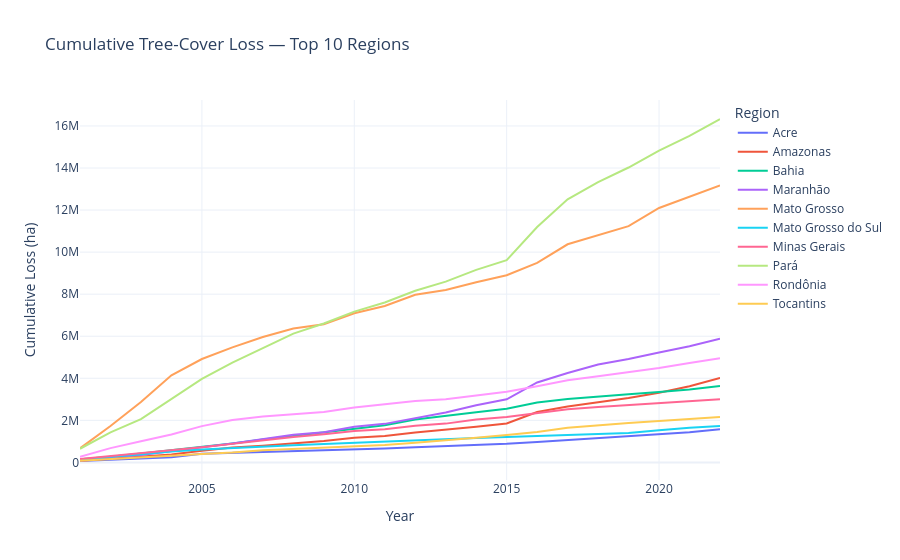

Notebook code cell kept with this figure:
### Markdown cell above
## Cumulative Forest Loss

### Code cell
plot_cumulative_loss(processed, top_n=10).show()

### Figure 1 — Plotly figure (JSON) as saved in the notebook; plotly's stock layout.template omitted (floating-point values rounded to 4 significant figures)
{"data": [{"hovertemplate": "Region=Acre<br>Year=%{x}<br>Cumulative Loss (ha)=%{y}<extra></extra>", "legendgroup": "Acre", "line": {"color": "#636efa", "dash": "solid"}, "marker": {"symbol": "circle"}, "mode": "lines", "name": "Acre", "orientation": "v", "showlegend": true, "type": "scatter", "x": [2001, 2002, 2003, 2004, 2005, 2006, 2007, 2008, 2009, 2010, 2011, 2012, 2013, 2014, 2015, 2016, 2017, 2018, 2019, 2020, 2021, 2022], "xaxis": "x", "y": [67310, 135749, 173415, 240605, 410465, 450603, 485277, 540426, 575879, 618398, 658496, 721172, 770655, 834097, 883830, 970443, 1056567, 1141056, 1225801, 1315840, 1433706, 1574809], "yaxis": "y"}, {"hovertemplate": "Region=Amazonas<br>Year=%{x}<br>Cumulative Loss (ha)=%{y}<extra></extra>", "legendgroup": "Amazonas", "line": {"color": "#EF553B", "dash": "solid"}, "marker": {"symbol": "circle"}, "mode": "lines", "name": "Amazonas", "orientation": "v", "showlegend": true, "type": "scatter", "x": [2001, 2002, 2003, 2004, 2005, 2006, 2007, 2008, 2009, 2010, 2011, 2012, 2013, 2014, 2015, 2016, 2017, 2018, 2019, 2020, 2021, 2022], "xaxis": "x", "y": [81439, 180579, 282592, 376981, 551648, 706496, 795852, 890347, 1018613, 1169081, 1254907, 1418511, 1544533, 1690876, 1847752, 2395272, 2659079, 2852881, 3068385, 3311363, 3624884, 4020611], "yaxis": "y"}, {"hovertemplate": "Region=Bahia<br>Year=%{x}<br>Cumulative Loss (ha)=%{y}<extra></extra>", "legendgroup": "Bahia", "line": {"color": "#00cc96", "dash": "solid"}, "marker": {"symbol": "circle"}, "mode": "lines", "name": "Bahia", "orientation": "v", "showlegend": true, "type": "scatter", "x": [2001, 2002, 2003, 2004, 2005, 2006, 2007, 2008, 2009, 2010, 2011, 2012, 2013, 2014, 2015, 2016, 2017, 2018, 2019, 2020, 2021, 2022], "xaxis": "x", "y": [145822, 266090, 429667, 581946, 727639, 904691, 1088490, 1260157, 1426517, 1621929, 1769760, 2044759, 2198560, 2385404, 2553394, 2846215, 3010171, 3136291, 3240498, 3350641, 3470654, 3638717], "yaxis": "y"}, {"hovertemplate": "Region=Maranhão<br>Year=%{x}<br>Cumulative Loss (ha)=%{y}<extra></extra>", "legendgroup": "Maranhão", "line": {"color": "#ab63fa", "dash": "solid"}, "marker": {"symbol": "circle"}, "mode": "lines", "name": "Maranhão", "orientation": "v", "showlegend": true, "type": "scatter", "x": [2001, 2002, 2003, 2004, 2005, 2006, 2007, 2008, 2009, 2010, 2011, 2012, 2013, 2014, 2015, 2016, 2017, 2018, 2019, 2020, 2021, 2022], "xaxis": "x", "y": [84246, 254374, 350673, 547887, 716218, 900401, 1108858, 1319163, 1438087, 1693936, 1833068, 2091418, 2369639, 2721023, 3002072, 3801700, 4252229, 4657626, 4917382, 5224219, 5522819, 5881361], "yaxis": "y"}, {"hovertemplate": "Region=Mato Grosso<br>Year=%{x}<br>Cumulative Loss (ha)=%{y}<extra></extra>", "legendgroup": "Mato Grosso", "line": {"color": "#FFA15A", "dash": "solid"}, "marker": {"symbol": "circle"}, "mode": "lines", "name": "Mato Grosso", "orientation": "v", "showlegend": true, "type": "scatter", "x": [2001, 2002, 2003, 2004, 2005, 2006, 2007, 2008, 2009, 2010, 2011, 2012, 2013, 2014, 2015, 2016, 2017, 2018, 2019, 2020, 2021, 2022], "xaxis": "x", "y": [668329, 1733859, 2869223, 4143303, 4917187, 5468495, 5962989, 6371035, 6573148, 7093333, 7438219, 7973822, 8200848, 8568125, 8897741, 9485679, 10372751, 10806191, 11234819, 12097263, 12625468, 13171668], "yaxis": "y"}, {"hovertemplate": "Region=Mato Grosso do Sul<br>Year=%{x}<br>Cumulative Loss (ha)=%{y}<extra></extra>", "legendgroup": "Mato Grosso do Sul", "line": {"color": "#19d3f3", "dash": "solid"}, "marker": {"symbol": "circle"}, "mode": "lines", "name": "Mato Grosso do Sul", "orientation": "v", "showlegend": true, "type": "scatter", "x": [2001, 2002, 2003, 2004, 2005, 2006, 2007, 2008, 2009, 2010, 2011, 2012, 2013, 2014, 2015, 2016, 2017, 2018, 2019, 2020, 2021, 2022], "xaxis": "x", "y": [118977, 273702, 386139, 521905, 608763, 686584, 760492, 819895, 877709, 934663, 1009581, 1081498, 1117674, 1166350, 1207377, 1255373, 1308447, 1346645, 1403720, 1533900, 1653169, 1729526], "yaxis": "y"}, {"hovertemplate": "Region=Minas Gerais<br>Year=%{x}<br>Cumulative Loss (ha)=%{y}<extra></extra>", "legendgroup": "Minas Gerais", "line": {"color": "#FF6692", "dash": "solid"}, "marker": {"symbol": "circle"}, "mode": "lines", "name": "Minas Gerais", "orientation": "v", "showlegend": true, "type": "scatter", "x": [2001, 2002, 2003, 2004, 2005, 2006, 2007, 2008, 2009, 2010, 2011, 2012, 2013, 2014, 2015, 2016, 2017, 2018, 2019, 2020, 2021, 2022], "xaxis": "x", "y": [157590, 291162, 453393, 579811, 719103, 881398, 1063756, 1211724, 1338879, 1496596, 1580084, 1746404, 1844800, 2040617, 2164068, 2353157, 2525936, 2632877, 2720754, 2820770, 2905325, 3002582], "yaxis": "y"}, {"hovertemplate": "Region=Pará<br>Year=%{x}<br>Cumulative Loss (ha)=%{y}<extra></extra>", "legendgroup": "Pará", "line": {"color": "#B6E880", "dash": "solid"}, "marker": {"symbol": "circle"}, "mode": "lines", "name": "Pará", "orientation": "v", "showlegend": true, "type": "scatter", "x": [2001, 2002, 2003, 2004, 2005, 2006, 2007, 2008, 2009, 2010, 2011, 2012, 2013, 2014, 2015, 2016, 2017, 2018, 2019, 2020, 2021, 2022], "xaxis": "x", "y": [649120, 1430403, 2057934, 3032632, 3974347, 4745262, 5417611, 6125267, 6605632, 7171372, 7606529, 8162255, 8596421, 9154028, 9617611, 11190883, 12510361, 13330618, 14023661, 14829313, 15522829, 16330101], "yaxis": "y"}, {"hovertemplate": "Region=Rondônia<br>Year=%{x}<br>Cumulative Loss (ha)=%{y}<extra></extra>", "legendgroup": "Rondônia", "line": {"color": "#FF97FF", "dash": "solid"}, "marker": {"symbol": "circle"}, "mode": "lines", "name": "Rondônia", "orientation": "v", "showlegend": true, "type": "scatter", "x": [2001, 2002, 2003, 2004, 2005, 2006, 2007, 2008, 2009, 2010, 2011, 2012, 2013, 2014, 2015, 2016, 2017, 2018, 2019, 2020, 2021, 2022], "xaxis": "x", "y": [268969, 680397, 1004073, 1327176, 1724874, 2020432, 2179793, 2305898, 2401865, 2607611, 2761835, 2922923, 3001844, 3193939, 3357261, 3621996, 3903901, 4094442, 4282837, 4486337, 4729368, 4948995], "yaxis": "y"}, {"hovertemplate": "Region=Tocantins<br>Year=%{x}<br>Cumulative Loss (ha)=%{y}<extra></extra>", "legendgroup": "Tocantins", "line": {"color": "#FECB52", "dash": "solid"}, "marker": {"symbol": "circle"}, "mode": "lines", "name": "Tocantins", "orientation": "v", "showlegend": true, "type": "scatter", "x": [2001, 2002, 2003, 2004, 2005, 2006, 2007, 2008, 2009, 2010, 2011, 2012, 2013, 2014, 2015, 2016, 2017, 2018, 2019, 2020, 2021, 2022], "xaxis": "x", "y": [75618, 144866, 222392, 317457, 401703, 471879, 580715, 640172, 705478, 772829, 833623, 931147, 1031933, 1168083, 1301071, 1451361, 1651250, 1776575, 1873851, 1968773, 2054748, 2159950], "yaxis": "y"}], "layout": {"legend": {"title": {"text": "Region"}, "tracegroupgap": 0}, "title": {"text": "Cumulative Tree-Cover Loss — Top 10 Regions"}, "xaxis": {"anchor": "y", "domain": [0.0, 1.0], "title": {"text": "Year"}}, "yaxis": {"anchor": "x", "domain": [0.0, 1.0], "title": {"text": "Cumulative Loss (ha)"}}}}
